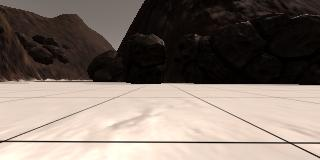
#> input picture practice/rover/robocam_example_grid1.jpg, 320 x 160 px
$ python sample_mlib.py   (older library calls are emulated)
#> lines starting #> are read from the running program, lines starting #| are printed output that depends on the picture; after the words box and inside, x2 and y2 are one past the last pixel; in counts of white or black regions, pixels touching at a corner belong together
#> further down, image is the input picture: shape (160, 320, 3); mean R, G, B 129.1, 116.4, 107.6
### practice/rover/mylib.py
import cv2
def perspect_transform(img, src, dst):

	# get transform matrix using cv2.getPerspectiveTransform()
	M = cv2.getPerspectiveTransform(src, dst)

	# warp image using cv2.warpPerspective()
	# keep same size as input image
	warped = cv2.warpPerspective(img, M, (img.shape[1], img.shape[0]))
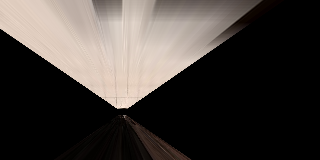
#> warped: shape (160, 320, 3); mean R, G, B 67.7, 62.1, 58.3

	return warped


import numpy as np
def color_thresh(img, rgb_thresh=(0,0,0)):

	# create an empty array the same size x and y as in image
	# but just a single channel

#> called with rgb_thresh = (160, 160, 160)
	color_select = np.zeros_like(img[:,:,0])  # gotta love this function !

	# this is how it should ideally be:
	#color_select[:,:,0] = (img[:,:,[0,1,2]] > rgb_thresh)

	# this could have worked but notice that the dont care on LHS is a different loop than dont care of RHS
	# and there is ambiguity in options here
	# color_select[:,:,0] = (img[:,:,0] > rgb_thresh[0]) & (img[:,:,1] > rgb_thresh[1]) & (img[:,:,2] > rgb_thresh[2])

	# its fkin amazing how the variable above_thresh holds a for loop together:

	above_thresh = (img[:,:,0] > rgb_thresh[0]) & (img[:,:,1] > rgb_thresh[1]) & (img[:,:,2] > rgb_thresh[2])
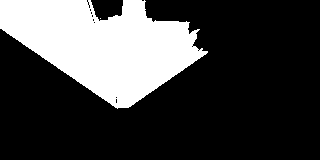
#> above_thresh: shape (160, 320) bool; 26.2% white; 2 white regions (1 under 20 px), largest, box (x1, y1, x2, y2) and area: (0, 0, 208, 109) 13403
	color_select[above_thresh] = 1

	return color_select

# [40 lines left out: functions color_thresh_range, rover_coords, not called in this run]

### practice/rover/sample_mlib.py
import matplotlib.image as mpimg
import matplotlib.pyplot as plt
import numpy as np

filename = 'robocam_example_grid1.jpg'
image = mpimg.imread(filename) # read a 3 color image
plt.imshow(image)
plt.show()

import mylib as mlib

# define source and destination points

source = np.float32([ [116.274,97.9516] , [195.984,97.9516] , [0.5,141.177] , [289.177,141.177] ])
destin = np.float32([ [116.274,97.9516] , [126.274,97.9516] , [116.274,107.9516] , [126.274,107.9516] ])

warped = mlib.perspect_transform(image, source, destin)
plt.imshow(warped)
plt.show()

# a threshold for ground
r_thold_gnd = 160
g_thold_gnd = 160
b_thold_gnd = 160
rgb_thold_gnd = (r_thold_gnd, g_thold_gnd, b_thold_gnd) # tuple

colorsel1 = mlib.color_thresh(warped, rgb_thold_gnd)
#plt.imshow(colorsel1)
plt.imshow(colorsel1, cmap='gray')
plt.show()

# lets now make sure that the coordinates are with respect to the robot
# this robot centric coordinate system helps describes the env w.r.t robot

# (extract all white coordinates and transform them to 'rover-centric' coordinates)

ypos, xpos = colorsel1.nonzero()
#> ypos = 13404 values from 0 to 108; xpos = 13404 values, max 207 at index 8167, min 0 at index 0, mean 103.1
plt.plot(xpos, ypos, '.')
plt.xlim(0, 320)
plt.ylim(0, 160)
plt.show()
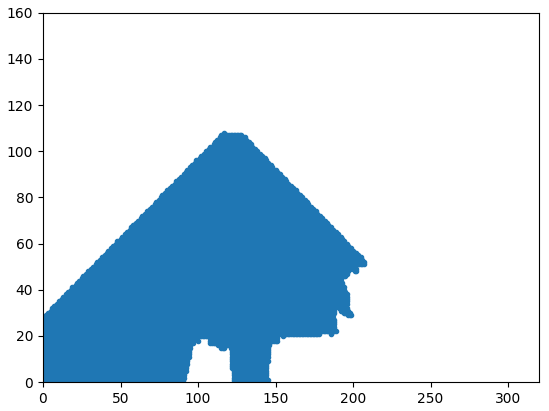
#> figure drawn by matplotlib, 1 panel

# the above gives an 'upside down' image because the origin (0,0) is now
# on the lower left (instead of upper left), and the y-axis reversed.

$ run again, with practice/rover/angle-example.jpg copied over practice/rover/robocam_example_grid1.jpg
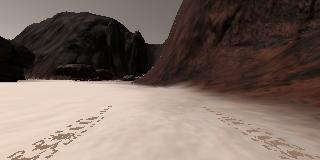
#> input picture practice/rover/angle-example.jpg, 320 x 160 px
#> image is the input picture: shape (160, 320, 3); mean R, G, B 121.3, 104.9, 96.2
#> in color_thresh, `above_thresh = (img[:,:,0] > rgb_thresh[0]) & (img[:,:,1] > rgb_thresh..`:
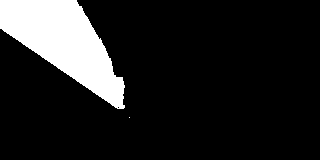
#> above_thresh: shape (160, 320) bool; 13.3% white; 2 white regions (1 under 20 px), largest, box (x1, y1, x2, y2) and area: (0, 0, 125, 109) 6818
#> ypos = 6819 values from 0 to 117; xpos = 6819 values, max 129 at index 6818, min 0 at index 0, mean 63.94
#> `plt.show()`:
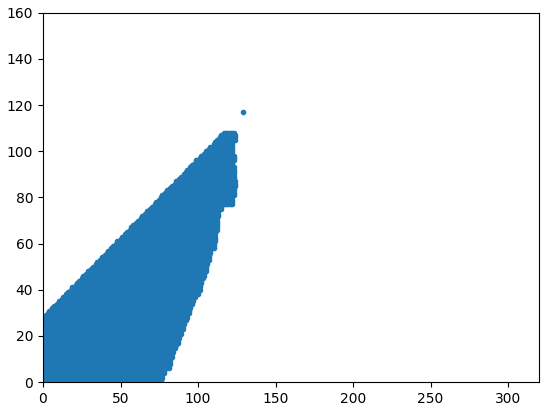
#> figure drawn by matplotlib, 1 panel

$ run again, with practice/rover/robocam_2018_03_08_23_52_27_992.jpg copied over practice/rover/robocam_example_grid1.jpg
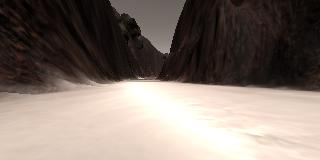
#> input picture practice/rover/robocam_2018_03_08_23_52_27_992.jpg, 320 x 160 px
#> image is the input picture: shape (160, 320, 3); mean R, G, B 130.1, 117.7, 109.8
#> in color_thresh, `above_thresh = (img[:,:,0] > rgb_thresh[0]) & (img[:,:,1] > rgb_thresh..`:
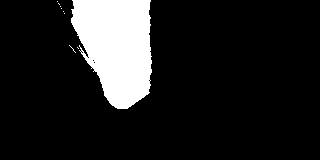
#> above_thresh: shape (160, 320) bool; 13% white; 9 white regions (8 under 20 px), largest, box (x1, y1, x2, y2) and area: (71, 0, 152, 109) 6641
#> ypos = 6658 values from 0 to 108; xpos = 6658 values, max 151 at index 4212, min 57 at index 79, mean 116.3
#> `plt.show()`:
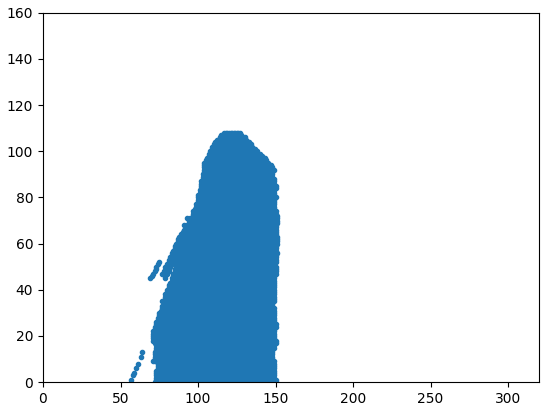
#> figure drawn by matplotlib, 1 panel

$ run again, with practice/rover/robocam_2018_03_08_23_52_43_584.jpg copied over practice/rover/robocam_example_grid1.jpg
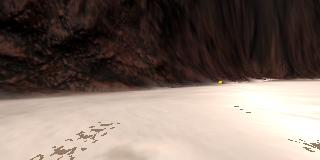
#> input picture practice/rover/robocam_2018_03_08_23_52_43_584.jpg, 320 x 160 px
#> image is the input picture: shape (160, 320, 3); mean R, G, B 123.2, 108.5, 100.3
#> in color_thresh, `above_thresh = (img[:,:,0] > rgb_thresh[0]) & (img[:,:,1] > rgb_thresh..`:
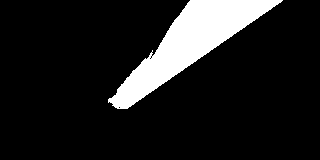
#> above_thresh: shape (160, 320) bool; 12.2% white; 1 white region, box (x1, y1, x2, y2) and area: (108, 0, 283, 109) 6239
#> ypos = 6239 values from 0 to 108; xpos = 6239 values, max 282 at index 92, min 108 at index 6013, mean 188.9
#> `plt.show()`:
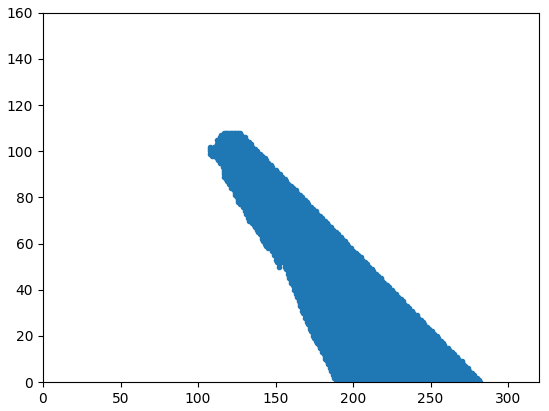
#> figure drawn by matplotlib, 1 panel
